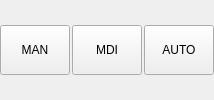
            <widget class="QWidget" name="widget_mode_buttons" native="true">
             <property name="sizePolicy">
              <sizepolicy hsizetype="Preferred" vsizetype="Preferred">
               <horstretch>0</horstretch>
               <verstretch>0</verstretch>
              </sizepolicy>
             </property>
             <layout class="QHBoxLayout" name="layout_mode_buttons">
              <property name="spacing">
               <number>2</number>
              </property>
              <property name="leftMargin">
               <number>0</number>
              </property>
              <property name="topMargin">
               <number>0</number>
              </property>
              <property name="rightMargin">
               <number>0</number>
              </property>
              <property name="bottomMargin">
               <number>0</number>
              </property>
              <item>
               <widget class="ActionButton" name="manual_mode_button">
                <property name="sizePolicy">
                 <sizepolicy hsizetype="Fixed" vsizetype="Fixed">
                  <horstretch>0</horstretch>
                  <verstretch>0</verstretch>
                 </sizepolicy>
                </property>
                <property name="minimumSize">
                 <size>
                  <width>70</width>
                  <height>50</height>
                 </size>
                </property>
                <property name="maximumSize">
                 <size>
                  <width>70</width>
                  <height>50</height>
                 </size>
                </property>
                <property name="text">
                 <string>MAN</string>
                </property>
                <property name="checkable">
                 <bool>true</bool>
                </property>
                <property name="checked">
                 <bool>false</bool>
                </property>
                <property name="autoExclusive">
                 <bool>true</bool>
                </property>
                <property name="manual_action" stdset="0">
                 <bool>true</bool>
                </property>
                <property name="template_label_option" stdset="0">
                 <bool>false</bool>
                </property>
                <property name="joint_number" stdset="0">
                 <number>0</number>
                </property>
                <property name="incr_imperial_number" stdset="0">
                 <double>0.010000000000000</double>
                </property>
                <property name="incr_mm_number" stdset="0">
                 <double>0.025000000000000</double>
                </property>
                <property name="incr_angular_number" stdset="0">
                 <double>-1.000000000000000</double>
                </property>
                <property name="toggle_float_option" stdset="0">
                 <bool>false</bool>
                </property>
                <property name="float_num" stdset="0">
                 <double>100.000000000000000</double>
                </property>
                <property name="float_alt_num" stdset="0">
                 <double>50.000000000000000</double>
                </property>
                <property name="view_type_string" stdset="0">
                 <string>P</string>
                </property>
                <property name="command_text_string" stdset="0">
                 <string/>
                </property>
                <property name="ini_mdi_number" stdset="0">
                 <number>0</number>
                </property>
                <property name="textTemplate" stdset="0">
                 <string>%1.3f in</string>
                </property>
                <property name="alt_textTemplate" stdset="0">
                 <string>%1.2f mm</string>
                </property>
               </widget>
              </item>
              <item>
               <widget class="ActionButton" name="mdi_mode_button">
                <property name="sizePolicy">
                 <sizepolicy hsizetype="Fixed" vsizetype="Fixed">
                  <horstretch>0</horstretch>
                  <verstretch>0</verstretch>
                 </sizepolicy>
                </property>
                <property name="minimumSize">
                 <size>
                  <width>70</width>
                  <height>50</height>
                 </size>
                </property>
                <property name="maximumSize">
                 <size>
                  <width>70</width>
                  <height>50</height>
                 </size>
                </property>
                <property name="text">
                 <string>MDI</string>
                </property>
                <property name="checkable">
                 <bool>true</bool>
                </property>
                <property name="autoExclusive">
                 <bool>true</bool>
                </property>
                <property name="mdi_action" stdset="0">
                 <bool>true</bool>
                </property>
                <property name="template_label_option" stdset="0">
                 <bool>false</bool>
                </property>
                <property name="joint_number" stdset="0">
                 <number>0</number>
                </property>
                <property name="incr_imperial_number" stdset="0">
                 <double>0.010000000000000</double>
                </property>
                <property name="incr_mm_number" stdset="0">
                 <double>0.025000000000000</double>
                </property>
                <property name="incr_angular_number" stdset="0">
                 <double>-1.000000000000000</double>
                </property>
                <property name="toggle_float_option" stdset="0">
                 <bool>false</bool>
                </property>
                <property name="float_num" stdset="0">
                 <double>100.000000000000000</double>
                </property>
                <property name="float_alt_num" stdset="0">
                 <double>50.000000000000000</double>
                </property>
                <property name="view_type_string" stdset="0">
                 <string>P</string>
                </property>
                <property name="command_text_string" stdset="0">
                 <string/>
                </property>
                <property name="ini_mdi_number" stdset="0">
                 <number>0</number>
                </property>
                <property name="textTemplate" stdset="0">
                 <string>%1.3f in</string>
                </property>
                <property name="alt_textTemplate" stdset="0">
                 <string>%1.2f mm</string>
                </property>
               </widget>
              </item>
              <item>
               <widget class="ActionButton" name="auto_mode_button">
                <property name="sizePolicy">
                 <sizepolicy hsizetype="Fixed" vsizetype="Fixed">
                  <horstretch>0</horstretch>
                  <verstretch>0</verstretch>
                 </sizepolicy>
                </property>
                <property name="minimumSize">
                 <size>
                  <width>70</width>
                  <height>50</height>
                 </size>
                </property>
                <property name="maximumSize">
                 <size>
                  <width>70</width>
                  <height>50</height>
                 </size>
                </property>
                <property name="text">
                 <string>AUTO</string>
                </property>
                <property name="checkable">
                 <bool>true</bool>
                </property>
                <property name="autoExclusive">
                 <bool>true</bool>
                </property>
                <property name="auto_action" stdset="0">
                 <bool>true</bool>
                </property>
                <property name="template_label_option" stdset="0">
                 <bool>false</bool>
                </property>
                <property name="joint_number" stdset="0">
                 <number>0</number>
                </property>
                <property name="incr_imperial_number" stdset="0">
                 <double>0.010000000000000</double>
                </property>
                <property name="incr_mm_number" stdset="0">
                 <double>0.025000000000000</double>
                </property>
                <property name="incr_angular_number" stdset="0">
                 <double>-1.000000000000000</double>
                </property>
                <property name="toggle_float_option" stdset="0">
                 <bool>false</bool>
                </property>
                <property name="float_num" stdset="0">
                 <double>100.000000000000000</double>
                </property>
                <property name="float_alt_num" stdset="0">
                 <double>50.000000000000000</double>
                </property>
                <property name="view_type_string" stdset="0">
                 <string>P</string>
                </property>
                <property name="command_text_string" stdset="0">
                 <string/>
                </property>
                <property name="ini_mdi_number" stdset="0">
                 <number>0</number>
                </property>
                <property name="textTemplate" stdset="0">
                 <string>%1.3f in</string>
                </property>
                <property name="alt_textTemplate" stdset="0">
                 <string>%1.2f mm</string>
                </property>
               </widget>
              </item>
             </layout>
            </widget>
